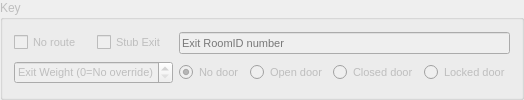
       <widget class="QGroupBox" name="groupBox_key">
        <property name="enabled">
         <bool>false</bool>
        </property>
        <property name="sizePolicy">
         <sizepolicy hsizetype="Preferred" vsizetype="Preferred">
          <horstretch>0</horstretch>
          <verstretch>0</verstretch>
         </sizepolicy>
        </property>
        <property name="cursor">
         <cursorShape>WhatsThisCursor</cursorShape>
        </property>
        <property name="title">
         <string>Key</string>
        </property>
        <layout class="QGridLayout" name="gridLayout_key">
         <item row="0" column="0">
          <widget class="QCheckBox" name="noroute_key">
           <property name="font">
            <font>
             <pointsize>8</pointsize>
            </font>
           </property>
           <property name="focusPolicy">
            <enum>Qt::NoFocus</enum>
           </property>
           <property name="text">
            <string>No route</string>
           </property>
           <property name="checkable">
            <bool>true</bool>
           </property>
          </widget>
         </item>
         <item row="0" column="1">
          <widget class="QCheckBox" name="stub_key">
           <property name="font">
            <font>
             <pointsize>8</pointsize>
            </font>
           </property>
           <property name="text">
            <string>Stub Exit</string>
           </property>
          </widget>
         </item>
         <item row="0" column="2" colspan="4">
          <widget class="QLineEdit" name="key">
           <property name="font">
            <font>
             <pointsize>8</pointsize>
            </font>
           </property>
           <property name="placeholderText">
            <string>Exit RoomID number</string>
           </property>
          </widget>
         </item>
         <item row="1" column="0" colspan="2">
          <widget class="QSpinBox" name="weight_key">
           <property name="font">
            <font>
             <pointsize>8</pointsize>
            </font>
           </property>
           <property name="specialValueText">
            <string>Exit Weight (0=No override)</string>
           </property>
           <property name="maximum">
            <number>9999</number>
           </property>
          </widget>
         </item>
         <item row="1" column="2">
          <widget class="QRadioButton" name="doortype_none_key">
           <property name="font">
            <font>
             <pointsize>8</pointsize>
            </font>
           </property>
           <property name="text">
            <string>No door</string>
           </property>
           <property name="checked">
            <bool>true</bool>
           </property>
          </widget>
         </item>
         <item row="1" column="3">
          <widget class="QRadioButton" name="doortype_open_key">
           <property name="font">
            <font>
             <pointsize>8</pointsize>
            </font>
           </property>
           <property name="text">
            <string>Open door</string>
           </property>
          </widget>
         </item>
         <item row="1" column="4">
          <widget class="QRadioButton" name="doortype_closed_key">
           <property name="font">
            <font>
             <pointsize>8</pointsize>
            </font>
           </property>
           <property name="text">
            <string>Closed door</string>
           </property>
          </widget>
         </item>
         <item row="1" column="5">
          <widget class="QRadioButton" name="doortype_locked_key">
           <property name="font">
            <font>
             <pointsize>8</pointsize>
            </font>
           </property>
           <property name="text">
            <string>Locked door</string>
           </property>
          </widget>
         </item>
        </layout>
       </widget>
